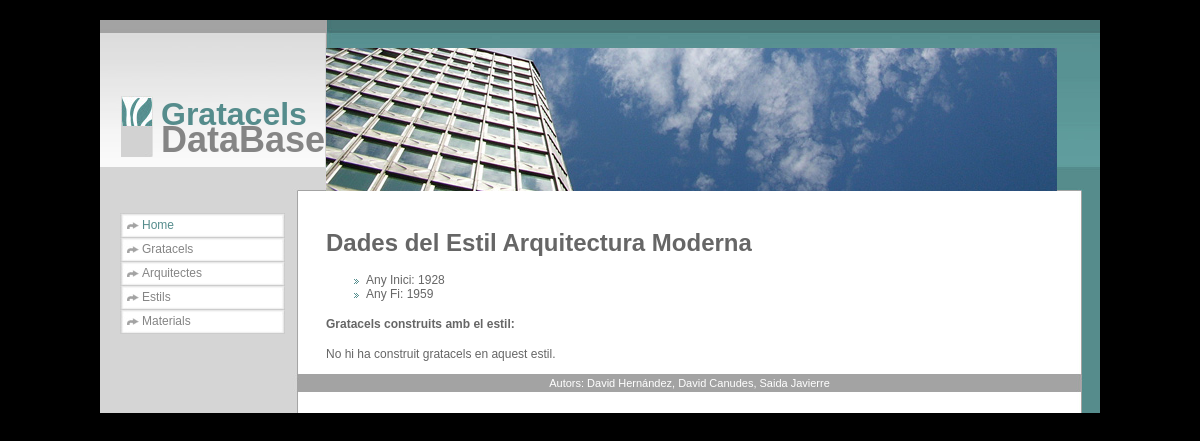
Before: /estil/1 with the older database file.
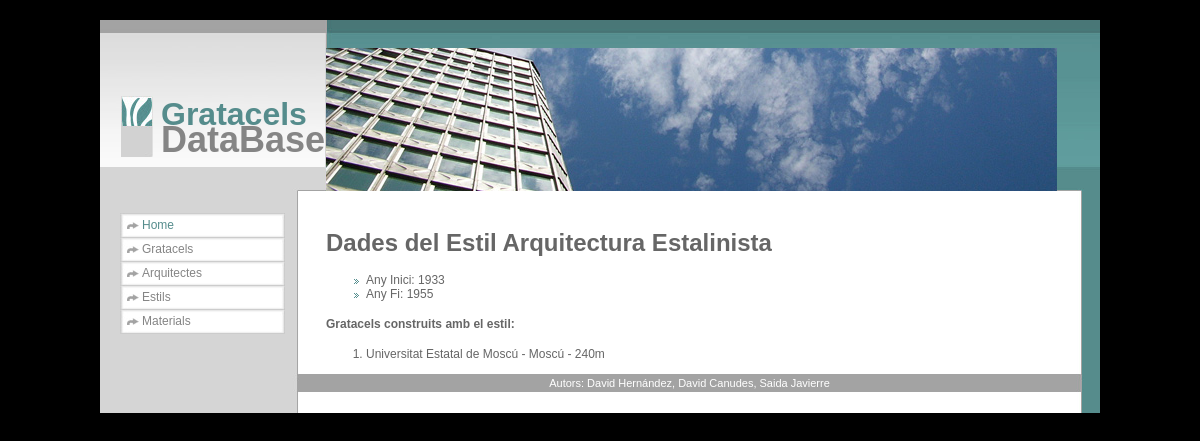
After: the same page with the newer database file.
### igratacels/models.py (models this page shows)
class Estil (models.Model):
	idEstil = models.AutoField(primary_key=True)
	nom = models.TextField(max_length=25)
	dataInici = models.IntegerField(max_length=4)
	dataFi = models.IntegerField(max_length=4, blank = True,null=True)

class Gratacel (models.Model):
	idGratacel = models.AutoField(primary_key=True)
	nom = models.TextField(max_length=25)
	altura = models.IntegerField()
	altura_terrat = models.IntegerField()
	num_plantes = models.IntegerField()
	ciutat = models.TextField(max_length=25)
	any_inici = models.IntegerField()
	idEstil = models.ForeignKey(Estil)
	posicio_ranking = models.IntegerField(blank=True, null=True)
	arquitectes = models.ManyToManyField(Arquitecte)
	materials = models.ManyToManyField(Material)
	imatge = models.TextField()

### igratacels/views.py (the view)
# urls.py: url(r'^estil/(\w+)$', estilpage),
def estilpage(request, idEstil):
	try:
		estil = Estil.objects.get(idEstil=idEstil)
	except:
		raise Http404('Estil no trobat')
	gratacels=estil.gratacel_set.all()
	template = get_template('estilpage.html')
	variables = Context({
		'estil': estil,
		'gratacels': gratacels
		})
	output = template.render(variables)
	return HttpResponse(output)

### igratacels/templates/estilpage.html (shortened to what this page needs)
<!DOCTYPE html PUBLIC "-//W3C//DTD XHTML 1.0 Strict//EN"
	"http://www.w3.org/TR/xhtml1/DTD/xhtml1-strict.dtd">
<html xmlns="http://www.w3.org/1999/xhtml" xml:lang="en" >
<head>
</head>
<body>
<div id="wrapper">
	<div id="head">
        <img class="header_image" src="/static/img/header_image.jpg" alt="Header image" />
    	<img class="icon" src="/static/img/logo.jpg" alt="Logo" />
    	<h1>Gratacels</h1>
        <h2>DataBase</h2>
    </div>
    <div id="main">
    	<div id="navi">
        	<ul>
            	<li><a class="selected" href="home">Home</a></li>
            	<li><a href="gratacel">Gratacels</a></li>
            	<li><a href="arquitecte">Arquitectes</a></li>
            	<li><a href="estil">Estils</a></li>
            	<li><a href="material">Materials</a></li>
        </div>
        <div id="content">
<h1>Dades del Estil {{estil.nom}}</h1>
<ul>
<li>Any Inici: {{estil.dataInici}}</li>
<li>Any Fi: {{estil.dataFi}}</li>
</ul>
<h4>Gratacels construits amb el estil:</h4>
{% if gratacels %}
<ol>
{% for gratacel in gratacels %}
<li>
{{gratacel.nom}} - {{ gratacel.ciutat}} - {{ gratacel.altura }}m
</li>
{% endfor %}
</ol>
{% else %}
<p>No hi ha construit gratacels en aquest estil.</p>
{% endif %}
    </div>
    <div id="footer">
    	<p> Autors: David Hernández, David Canudes, Saida Javierre </p>
    </div>
</div>
</body>
</html>

Changed rows visible on the page:
changed Estil: nom "Arquitectura Moderna" → "Arquitectura Estalinista"; dataInici "1928" → "1933"; dataFi "1959" → "1955"
now on this page (row edited): Gratacel: nom "Universitat Estatal de Moscú", ciutat "Moscú", altura "240"
changed Gratacel: idEstil_id 3 → 1 (drawn)
Other visible differences:
text no longer shown: "No hi ha construit gratacels en aquest estil."
